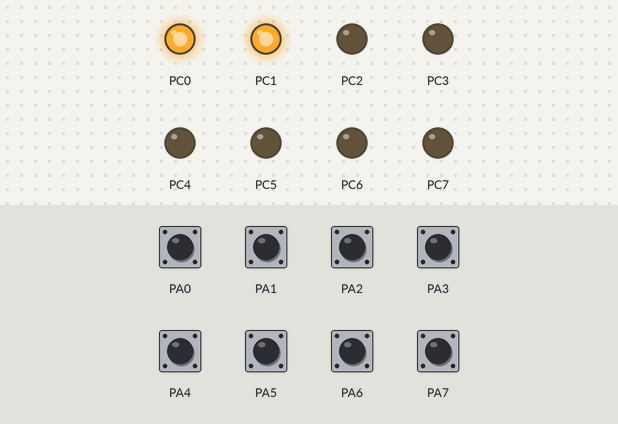
Recording of a program running on a simulated ATmega1284P, built with avr-gcc and emulated at 8 MHz. On the bench: output pins drawn as LEDs (lit = HIGH). Inputs (shaded band) come from the test bench; at power-on: PA0–7 HIGH.

Above: at 0.1 s.
Timing chart, 0 to 1.6 s (numbered marks = the images above):
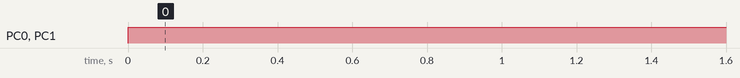

Measured:
- by itself, PC0, PC1: LOW → HIGH at 0.00 s

The program:

main.c
```c
/*	Author: dpere048
 *  Partner(s) Name:
 *	Lab Section: 021
 *	Assignment: Lab #2  Exercise #2
 *	Exercise Description: [optional - include for your own benefit]
 *
 *	I acknowledge all content contained herein, excluding template or example
 *	code, is my own original work.
 */
#include <avr/io.h>
#ifdef _SIMULATE_
#include "simAVRHeader.h"
#endif

int main(void) {
    /* Insert DDR and PORT initializations */
	DDRA = 0x00; PORTA = 0xFF; //CONFIGURE PORT A 8PINS AS INPUTS
	DDRC = 0xFF; PORTC = 0x00; //CONFIGURE PORT c 8 pins as outputs, initialize to 0s
	unsigned char cntavail = 0x00; //temp var to hold spaces available
	unsigned char tmpA = 0x00; //tmp var to hold value of A
    /* Insert your solution below */
    while (1) {
	tmpA = PINA;
	if (tmpA == 0x00){
		cntavail =  0x04; //no cars parked = 4 available spaces
					//clears rightmost 2 bits, sets to 01
	}
	else if(tmpA == 0x01 || 0x02 || 0x04 || 0x08){//1 car parked
		cntavail = 0x03; //3 available spots
	}
	else if(tmpA == 0x0C || 0x0A || 0x09 || 0x06 || 0x05 || 0x03){//2parked
		cntavail = 0x02; //2 available spots
	}
 	else if(tmpA == 0x0E || 0x0D || 0x0C || 0x07){//3parked
		cntavail = 0x01; //1 available spot
	}
	else if(tmpA == 0x0F){//4parked
		cntavail = 0x00; //no available spots
	}
	else{
		cntavail = 0x00;
	}
	PORTC = cntavail;
    }
    return 1;
}
```

simAVRHeader.h
```c
/* Debug information for SimAVR */
#include <stdio.h>
#ifndef F_CPU
#define F_CPU 8000000
#endif

#include <avr/sleep.h>
#include "include/simavr/avr/avr_mcu_section.h"
AVR_MCU(F_CPU,"atmega1284");
AVR_MCU_VCD_FILE("build/results/Lab2_introToAVR_trace.vcd",1000);
const struct avr_mmcu_vcd_trace_t _mytrace[] _MMCU_ = {
    { AVR_MCU_VCD_SYMBOL("PINA0"), .mask = 1 << 0,.what = (void*)&PINA, } , // Example individual pin
    { AVR_MCU_VCD_SYMBOL("PORTB"), .what = (void*)&PORTB, } , // Example full port
};

/* Function to output through UART */
static int uart_putchar(char c, FILE *stream) {
    if (c == '\n') {
        uart_putchar('\r',stream);
    }
    loop_until_bit_is_set(UCSR0A,UDRE0);
    UDR0 = c;
    return 0;
}

/* Setup filestream for debugging */
FILE mystdout = FDEV_SETUP_STREAM(uart_putchar,NULL,_FDEV_SETUP_WRITE);
/* End SimAVR section */
```
